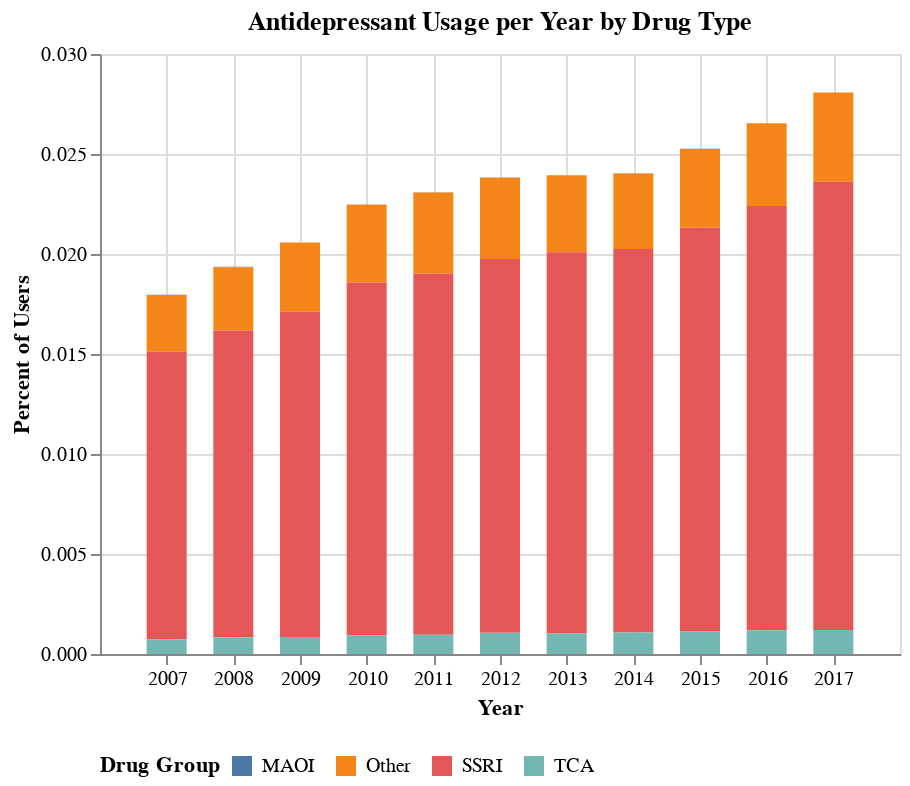

The notebook cell this image was saved under:
### Code cell
census_totals_small = census.groupby('year')['cnt'].sum().reset_index()

drug_groups_grouped.head()

type_percentages = drug_groups_grouped.merge(census_totals_small, on='year')
type_percentages['percent_users'] = type_percentages['nusers'] / type_percentages['cnt']

alt.Chart(type_percentages, width=400, height=alt.Step(8)).mark_bar(size=20).encode(
    alt.Y("percent_users").title("Percent of Users"),
    alt.X("year", axis=alt.Axis(
            format='d',  
            values=[2007, 2008, 2009, 2010, 2011, 2012, 2013, 2014, 2015, 2016, 2017],  
            labelExpr="datum.value")).title("Year"),
    alt.Color("drug_group").title("Drug Group").legend(orient="bottom", titleOrient="left"),
    
).properties(
    title='Antidepressant Usage per Year by Drug Type'
)

### Figure 1 — Vega-Lite specification as saved in the notebook (floating-point values rounded to 4 significant figures)
{"config": {"view": {"continuousWidth": 300, "continuousHeight": 300}}, "data": {"name": "data-02407159018cc201bb0db0ae9b79964e"}, "mark": {"type": "bar", "size": 20}, "encoding": {"color": {"field": "drug_group", "legend": {"orient": "bottom", "titleOrient": "left"}, "title": "Drug Group", "type": "nominal"}, "x": {"axis": {"format": "d", "labelExpr": "datum.value", "values": [2007, 2008, 2009, 2010, 2011, 2012, 2013, 2014, 2015, 2016, 2017]}, "field": "year", "title": "Year", "type": "quantitative"}, "y": {"field": "percent_users", "title": "Percent of Users", "type": "quantitative"}}, "height": {"step": 8}, "title": "Antidepressant Usage per Year by Drug Type", "width": 400, "$schema": "https://vega.github.io/schema/vega-lite/v5.20.1.json", "datasets": {"data-02407159018cc201bb0db0ae9b79964e": [{"year": 2007, "drug_group": "MAOI", "nusers": 50, "cnt": 3589963, "percent_users": 1.393e-05}, {"year": 2007, "drug_group": "Other", "nusers": 10178, "cnt": 3589963, "percent_users": 0.002835}, {"year": 2007, "drug_group": "SSRI", "nusers": 51622, "cnt": 3589963, "percent_users": 0.01438}, {"year": 2007, "drug_group": "TCA", "nusers": 2635, "cnt": 3589963, "percent_users": 0.000734}, {"year": 2008, "drug_group": "MAOI", "nusers": 48, "cnt": 3594545, "percent_users": 1.335e-05}, {"year": 2008, "drug_group": "Other", "nusers": 11406, "cnt": 3594545, "percent_users": 0.003173}, {"year": 2008, "drug_group": "SSRI", "nusers": 55121, "cnt": 3594545, "percent_users": 0.01533}, {"year": 2008, "drug_group": "TCA", "nusers": 3004, "cnt": 3594545, "percent_users": 0.0008357}, {"year": 2009, "drug_group": "MAOI", "nusers": 34, "cnt": 3596804, "percent_users": 9.453e-06}, {"year": 2009, "drug_group": "Other", "nusers": 12448, "cnt": 3596804, "percent_users": 0.003461}, {"year": 2009, "drug_group": "SSRI", "nusers": 58483, "cnt": 3596804, "percent_users": 0.01626}, {"year": 2009, "drug_group": "TCA", "nusers": 3061, "cnt": 3596804, "percent_users": 0.000851}, {"year": 2010, "drug_group": "MAOI", "nusers": 36, "cnt": 3583784, "percent_users": 1.005e-05}, {"year": 2010, "drug_group": "Other", "nusers": 13959, "cnt": 3583784, "percent_users": 0.003895}, {"year": 2010, "drug_group": "SSRI", "nusers": 63223, "cnt": 3583784, "percent_users": 0.01764}, {"year": 2010, "drug_group": "TCA", "nusers": 3339, "cnt": 3583784, "percent_users": 0.0009317}, {"year": 2011, "drug_group": "MAOI", "nusers": 34, "cnt": 3571842, "percent_users": 9.519e-06}, {"year": 2011, "drug_group": "Other", "nusers": 14449, "cnt": 3571842, "percent_users": 0.004045}, {"year": 2011, "drug_group": "SSRI", "nusers": 64515, "cnt": 3571842, "percent_users": 0.01806}, {"year": 2011, "drug_group": "TCA", "nusers": 3445, "cnt": 3571842, "percent_users": 0.0009645}, {"year": 2012, "drug_group": "MAOI", "nusers": 20, "cnt": 3567081, "percent_users": 5.607e-06}, {"year": 2012, "drug_group": "Other", "nusers": 14528, "cnt": 3567081, "percent_users": 0.004073}, {"year": 2012, "drug_group": "SSRI", "nusers": 66654, "cnt": 3567081, "percent_users": 0.01869}, {"year": 2012, "drug_group": "TCA", "nusers": 3774, "cnt": 3567081, "percent_users": 0.001058}, {"year": 2013, "drug_group": "MAOI", "nusers": 24, "cnt": 3573811, "percent_users": 6.716e-06}, {"year": 2013, "drug_group": "Other", "nusers": 13754, "cnt": 3573811, "percent_users": 0.003849}, {"year": 2013, "drug_group": "SSRI", "nusers": 68133, "cnt": 3573811, "percent_users": 0.01906}, {"year": 2013, "drug_group": "TCA", "nusers": 3651, "cnt": 3573811, "percent_users": 0.001022}, {"year": 2014, "drug_group": "MAOI", "nusers": 22, "cnt": 3591484, "percent_users": 6.126e-06}, {"year": 2014, "drug_group": "Other", "nusers": 13576, "cnt": 3591484, "percent_users": 0.00378}, {"year": 2014, "drug_group": "SSRI", "nusers": 68846, "cnt": 3591484, "percent_users": 0.01917}, {"year": 2014, "drug_group": "TCA", "nusers": 3869, "cnt": 3591484, "percent_users": 0.001077}, {"year": 2015, "drug_group": "MAOI", "nusers": 32, "cnt": 3620881, "percent_users": 8.838e-06}, {"year": 2015, "drug_group": "Other", "nusers": 14231, "cnt": 3620881, "percent_users": 0.00393}, {"year": 2015, "drug_group": "SSRI", "nusers": 73097, "cnt": 3620881, "percent_users": 0.02019}, {"year": 2015, "drug_group": "TCA", "nusers": 4091, "cnt": 3620881, "percent_users": 0.00113}, {"year": 2016, "drug_group": "MAOI", "nusers": 18, "cnt": 3665439, "percent_users": 4.911e-06}, {"year": 2016, "drug_group": "Other", "nusers": 15162, "cnt": 3665439, "percent_users": 0.004136}, {"year": 2016, "drug_group": "SSRI", "nusers": 77756, "cnt": 3665439, "percent_users": 0.02121}, {"year": 2016, "drug_group": "TCA", "nusers": 4338, "cnt": 3665439, "percent_users": 0.001183}, {"year": 2017, "drug_group": "MAOI", "nusers": 12, "cnt": 3709563, "percent_users": 3.235e-06}, {"year": 2017, "drug_group": "Other", "nusers": 16558, "cnt": 3709563, "percent_users": 0.004464}, {"year": 2017, "drug_group": "SSRI", "nusers": 83142, "cnt": 3709563, "percent_users": 0.02241}, {"year": 2017, "drug_group": "TCA", "nusers": 4456, "cnt": 3709563, "percent_users": 0.001201}]}}
